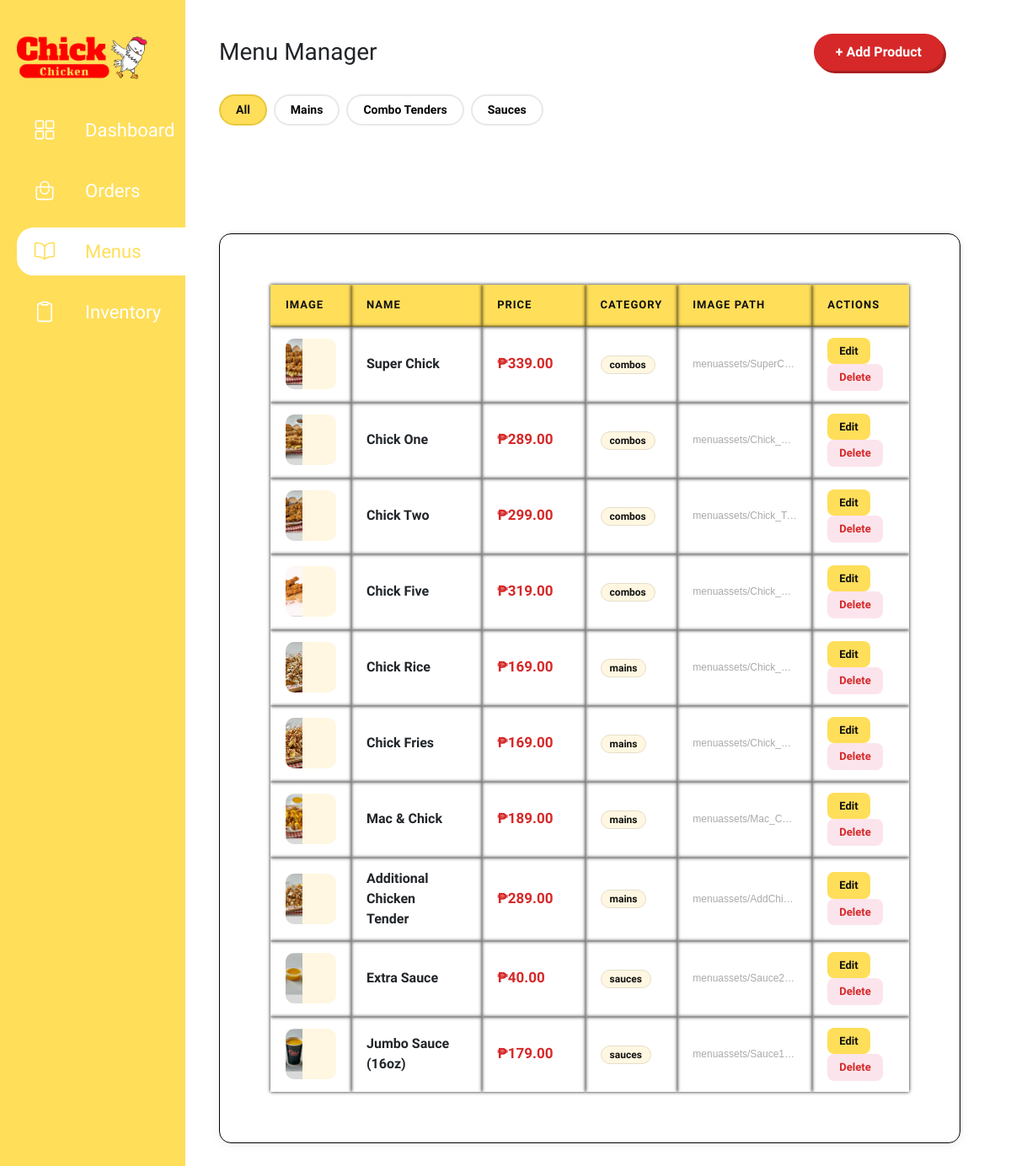
The app's page /menu--admin.php with its own data.
### tables this page shows
CREATE TABLE `products` (
  `id` int(11) NOT NULL,
  `name` varchar(150) NOT NULL,
  `price` decimal(10,2) NOT NULL,
  `category` varchar(100) DEFAULT NULL,
  `image` varchar(255) DEFAULT NULL
);

### menu--admin.php (the view, shortened to what this page needs)
<?php
require 'db.php';
$products = [];
$result   = $pdo->query("SELECT * FROM products ORDER BY category, id");
if ($result) {
    $products = $result->fetchAll(PDO::FETCH_ASSOC);
}
$categories = ['Mains', 'Combo Tenders', 'Sauces'];
?>
<!DOCTYPE html>
<html lang="en">
<head>
  <link rel="stylesheet" href="admin.css">
  <link href="https://cdn.jsdelivr.net/npm/bootstrap@5.3.8/dist/css/bootstrap.min.css" rel="stylesheet"/>
</head>
<body>
<header>
  <div class="sidebar">
    <div class="logo">
      <h1>
        <a href="admin.html"><img src="assets/Logo2.png" alt="ChickChicken" style="width:auto;height:55px"/></a>
      </h1>
    </div>
    <div class="navigation--admin">
      <nav>
        <ul>
          <li><a href="admin.html" class="header_button">
            <ion-icon name="grid-outline"></ion-icon><span>Dashboard</span>
          </a></li>
          <li><a href="orders--admin.html" class="header_button">
            <ion-icon name="bag-handle-outline"></ion-icon><span>Orders</span>
          </a></li>
          <li><a href="menu--admin.php" class="header_button active">
            <ion-icon name="book-outline"></ion-icon><span>Menus</span>
          </a></li>
          <li><a href="inventory.html" class="header_button">
            <ion-icon name="clipboard-outline"></ion-icon><span>Inventory</span>
          </a></li>
        </ul>
      </nav>
    </div>
  </div>
</header>
<main class="main-content">
  <section class="page-content active">
    <div class="menu-toolbar">
      <h1>Menu Manager</h1>
      <button class="btn-add-product" id="btn-open-add">+ Add Product</button>
    </div>
    <div class="cat-tabs">
      <button class="cat-tab active" data-cat="all">All</button>
      <?php foreach ($categories as $cat): ?>
      <button class="cat-tab" data-cat="<?= htmlspecialchars($cat) ?>"><?= htmlspecialchars($cat) ?></button>
      <?php endforeach; ?>
    </div>
    <table class="product-table" id="productTable">
      <thead>
        <tr>
          <th>Image</th>
          <th>Name</th>
          <th>Price</th>
          <th>Category</th>
          <th>Image Path</th>
          <th>Actions</th>
        </tr>
      </thead>
      <tbody>
        <?php if (empty($products)): ?>
        <tr class="empty-row"><td colspan="6">No products yet. Add one above!</td></tr>
        <?php else: ?>
          <?php foreach ($products as $p): ?>
          <tr data-cat="<?= htmlspecialchars($p['category'] ?? '') ?>">
            <td>
              <div class="prod-img-cell">
                <?php if ($p['image']): ?>
                  <img src="<?= htmlspecialchars($p['image']) ?>" alt="<?= htmlspecialchars($p['name']) ?>" onerror="this.style.display='none';this.nextElementSibling.style.display='block'"/>
                <?php else: ?>
                  <span class="no-img">🍗</span>
                <?php endif; ?>
              </div>
            </td>
            <td><div class="prod-name"><?= htmlspecialchars($p['name']) ?></div></td>
            <td><div class="prod-price">₱<?= number_format($p['price'], 2) ?></div></td>
            <td><?php if ($p['category']): ?><span class="cat-badge"><?= htmlspecialchars($p['category']) ?></span><?php else: ?><span style="color:#ccc;">—</span><?php endif; ?></td>
            <td style="font-size:12px;color:#aaa;max-width:160px;overflow:hidden;text-overflow:ellipsis;white-space:nowrap;" title="<?= htmlspecialchars($p['image'] ?? '') ?>"><?= htmlspecialchars($p['image'] ?? '—') ?></td>
            <td>
              <button class="btn-edit"
                data-id="<?= $p['id'] ?>"
                data-name="<?= htmlspecialchars($p['name']) ?>"
                data-price="<?= $p['price'] ?>"
                data-category="<?= htmlspecialchars($p['category'] ?? '') ?>"
                data-image="<?= htmlspecialchars($p['image'] ?? '') ?>">
                Edit
              </button>
              <button class="btn-delete"
                data-id="<?= $p['id'] ?>"
                data-name="<?= htmlspecialchars($p['name']) ?>">
                Delete
              </button>
            </td>
          </tr>
          <?php endforeach; ?>
        <?php endif; ?>
      </tbody>
    </table>
  </section>
</main>
</body>
</html>

### admin.css (style rules this page uses)
* { margin: 0; padding-right: 20px; box-sizing: border-box; list-style-type: none; text-decoration: none; }
:root { --mustard: #FFDE59; --red: #FF0000; --black: #000; --wine-red: #9A0404; --sans: sans-serif; --primary: #ec994b; --white: #ffffff; }
html, body { display: block; padding: 0; margin: 0; height: auto; overflow-x: hidden; font: var(--oswald); }
html { scroll-behavior: smooth; font-family: "Oswald", sans-serif; }
header { display: grid; padding: 40px 20px; height: 100%; width: 220px; align-content: baseline; position: fixed; background-color: var(--mustard); z-index: 500; }
.logo { justify-content: center; align-self: center; margin-bottom: 30px; }
nav ul { padding-left: 0; margin: 0; }
nav ul li { list-style: none; margin-bottom: 15px; }
.navigation--admin { gap: 20px; }
.header_button { display: flex; align-items: center; gap: 15px; padding: 12px 20px 12px 20px; border-radius: 20px 0 0 20px; color: var(--white); background-color: transparent; font-size: 22px; font-family: "Oswald", sans-serif; font-weight: 500; text-decoration: none; transition: background-color 0.3s ease, color 0.3s ease; }
.header_button ion-icon { font-size: 26px; }
.header_button:hover, .header_button.active { background-color: var(--white); color: var(--mustard); border-radius: 20px 0 0 20px; }
.header_button.active { background-color: var(--white); color: var(--mustard); border-radius: 20px 0 0 20px; }
.main-content { margin-left: 220px; padding: 40px; }
.page-content { display: none !important; }
.page-content.active { display: block !important; }
table, th, td { border: 1px solid black; border-collapse: collapse; padding: 60px; box-shadow: 0 0 4px var(--black); margin-top: 8rem; }

### menu--admin.php (style rules this page uses)
:root { --mustard: #FFDE59; --mustard-d: #e8c73c; --red: #D62828; --red-d: #a81f1f; --black: #111111; --offwhite: #FAF8F3; --cream: #FFF7E1; --mid: #6b6b6b; --border: rgba(0,0,0,0.09); --oswald: 'Oswald', sans-serif; --barlow: 'Alegreya Sans', sans-serif; }
.menu-toolbar { display: flex; align-items: center; justify-content: space-between; margin-bottom: 28px; flex-wrap: wrap; gap: 14px; }
.menu-toolbar h1 { margin: 0; font-size: 28px; font-family: var(--oswald); }
.btn-add-product { background: var(--red); color: #fff; border: none; border-radius: 40px; padding: 10px 26px; font-family: var(--oswald); font-size: 16px; font-weight: 600; cursor: pointer; box-shadow: 3px 3px 0 var(--red-d); transition: transform .2s, box-shadow .2s; }
.cat-tabs { display: flex; gap: 8px; margin-bottom: 22px; flex-wrap: wrap; }
.cat-tab { font-family: var(--oswald); font-size: 14px; font-weight: 600; padding: 6px 18px; border-radius: 40px; border: 2px solid var(--border); cursor: pointer; background: #fff; transition: all .2s; }
.cat-tab:hover, .cat-tab.active { background: var(--mustard); border-color: var(--mustard-d); color: var(--black); }
.product-table { width: 100%; border-collapse: separate; border-spacing: 0; background: #fff; border-radius: 14px; overflow: hidden; box-shadow: 0 2px 12px rgba(0,0,0,.07); }
.product-table thead tr { background: var(--mustard); }
.product-table th { font-family: var(--oswald); font-size: 13px; font-weight: 700; letter-spacing: 1px; text-transform: uppercase; padding: 14px 18px; color: var(--black); border-bottom: 2px solid rgba(0,0,0,.1); }
.product-table td { padding: 13px 18px; font-size: 14px; font-family: var(--barlow); border-bottom: 1px solid #f2f2f2; vertical-align: middle; }
.product-table tbody tr:last-child td { border-bottom: none; }
.prod-img-cell { width: 60px; height: 60px; border-radius: 10px; overflow: hidden; background: var(--cream); display: flex; align-items: center; justify-content: center; }
.prod-img-cell img { width: 100%; height: 100%; object-fit: cover; }
.prod-name { font-family: var(--oswald); font-size: 16px; font-weight: 600; }
.prod-price { font-family: var(--oswald); font-size: 17px; font-weight: 700; color: var(--red); }
.cat-badge { background: var(--cream); color: var(--black); font-family: var(--oswald); font-size: 12px; font-weight: 700; padding: 3px 10px; border-radius: 20px; border: 1.5px solid rgba(0,0,0,.1); }
.btn-edit, .btn-delete { border: none; border-radius: 8px; padding: 6px 14px; font-family: var(--oswald); font-size: 13px; font-weight: 600; cursor: pointer; transition: opacity .2s; }
.btn-edit { background: var(--mustard); color: var(--black); margin-right: 6px; }
.btn-delete { background: #fce4ec; color: var(--red); }

### records on screen
products: image (picture), name "Super Chick", price "339.00", category "combos", image "menuassets/Sup…"
products: image (picture), name "Chick One", price "289.00", category "combos", image "menuassets/Chi…"
products: image (picture), name "Chick Two", price "299.00", category "combos", image "menuassets/Chi…"
products: image (picture), name "Chick Five", price "319.00", category "combos", image "menuassets/Chi…"
products: image (picture), name "Chick Rice", price "169.00", category "mains", image "menuassets/Chi…"
products: image (picture), name "Chick Fries", price "169.00", category "mains", image "menuassets/Chi…"
products: image (picture), name "Mac & Chick", price "189.00", category "mains", image "menuassets/Mac…"
products: image (picture), name "Additional Chicken Tender", price "289.00", category "mains", image "menuassets/Add…"
products: image (picture), name "Extra Sauce", price "40.00", category "sauces", image "menuassets/Sau…"
products: image (picture), name "Jumbo Sauce (16oz)", price "179.00", category "sauces", image "menuassets/Sau…"

### other values on screen
$cat "Mains"
$cat "Combo Tenders"
$cat "Sauces"
